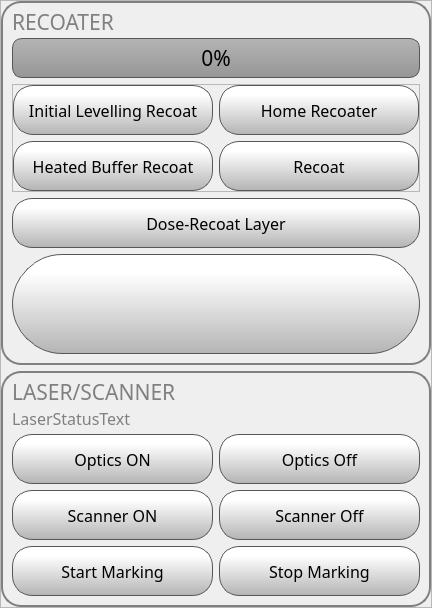
       <widget class="QFrame" name="groupFrame">
        <property name="frameShape">
         <enum>QFrame::StyledPanel</enum>
        </property>
        <property name="frameShadow">
         <enum>QFrame::Raised</enum>
        </property>
        <layout class="QVBoxLayout" name="verticalLayout_12">
         <property name="leftMargin">
          <number>0</number>
         </property>
         <property name="topMargin">
          <number>0</number>
         </property>
         <property name="rightMargin">
          <number>0</number>
         </property>
         <property name="bottomMargin">
          <number>0</number>
         </property>
         <item>
          <widget class="QFrame" name="recoaterFrame">
           <property name="styleSheet">
            <string notr="true">QFrame #recoaterFrame{
    border: 2px solid gray;
    border-radius: 20px;
}</string>
           </property>
           <property name="frameShape">
            <enum>QFrame::StyledPanel</enum>
           </property>
           <property name="frameShadow">
            <enum>QFrame::Raised</enum>
           </property>
           <layout class="QVBoxLayout" name="verticalLayout_2">
            <item>
             <widget class="QLabel" name="fileInfoLabel_6">
              <property name="maximumSize">
               <size>
                <width>16777215</width>
                <height>20</height>
               </size>
              </property>
              <property name="font">
               <font>
                <family>Gotham</family>
                <pointsize>16</pointsize>
                <weight>50</weight>
                <bold>false</bold>
               </font>
              </property>
              <property name="styleSheet">
               <string notr="true">color:  grey;</string>
              </property>
              <property name="text">
               <string>RECOATER</string>
              </property>
             </widget>
            </item>
            <item>
             <widget class="QProgressBar" name="recoaterProgressBar">
              <property name="minimumSize">
               <size>
                <width>50</width>
                <height>0</height>
               </size>
              </property>
              <property name="font">
               <font>
                <family>Gotham</family>
                <pointsize>16</pointsize>
                <weight>50</weight>
                <italic>false</italic>
                <bold>false</bold>
                <stylestrategy>PreferAntialias</stylestrategy>
               </font>
              </property>
              <property name="styleSheet">
               <string notr="true">QProgressBar::chunk {

	background-color: qlineargradient(spread:pad, x1:0, y1:0.523, x2:0, y2:0.534, stop:0 rgba(130, 203, 117, 255), stop:1 rgba(66, 191, 85, 255));
border: 1px solid green;
    border-radius: 10px;

}

QProgressBar {
    border: 1px solid rgb(87, 87, 87);
    border-radius: 10px;
	background-color: qlineargradient(spread:pad, x1:0, y1:1, x2:0, y2:0, stop:0 rgba(150, 150, 150, 255), stop:1 rgba(180, 180, 180, 255));
}
</string>
              </property>
              <property name="maximum">
               <number>100</number>
              </property>
              <property name="value">
               <number>0</number>
              </property>
              <property name="alignment">
               <set>Qt::AlignCenter</set>
              </property>
              <property name="textVisible">
               <bool>true</bool>
              </property>
              <property name="orientation">
               <enum>Qt::Horizontal</enum>
              </property>
              <property name="format">
               <string>%p%</string>
              </property>
             </widget>
            </item>
            <item>
             <widget class="QFrame" name="frame_2">
              <property name="frameShape">
               <enum>QFrame::StyledPanel</enum>
              </property>
              <property name="frameShadow">
               <enum>QFrame::Raised</enum>
              </property>
              <layout class="QGridLayout" name="gridLayout_4">
               <property name="leftMargin">
                <number>0</number>
               </property>
               <property name="topMargin">
                <number>0</number>
               </property>
               <property name="rightMargin">
                <number>0</number>
               </property>
               <property name="bottomMargin">
                <number>0</number>
               </property>
               <item row="0" column="0">
                <widget class="QPushButton" name="initialLevellingRecoatButton">
                 <property name="minimumSize">
                  <size>
                   <width>200</width>
                   <height>50</height>
                  </size>
                 </property>
                 <property name="maximumSize">
                  <size>
                   <width>350</width>
                   <height>50</height>
                  </size>
                 </property>
                 <property name="font">
                  <font>
                   <family>Gotham</family>
                   <pointsize>12</pointsize>
                  </font>
                 </property>
                 <property name="styleSheet">
                  <string notr="true">QPushButton {
    border: 1px solid rgb(87, 87, 87);

	background-color: qlineargradient(spread:pad, x1:0, y1:1, x2:0, y2:0.188, stop:0 rgba(180, 180, 180, 255), stop:1 rgba(255, 255, 255, 255));
border-radius:20px;
}

QPushButton:pressed {
    background-color: qlineargradient(x1: 0, y1: 0, x2: 0, y2: 1,
                                      stop: 0 #dadbde, stop: 1 #f6f7fa);
}

QPushButton:flat {
    border: none; /* no border for a flat push button */
}

QPushButton:default {
    border-color: navy; /* make the default button prominent */
}

QPushButton:focus {
	outline: none;
}</string>
                 </property>
                 <property name="text">
                  <string>Initial Levelling Recoat</string>
                 </property>
                 <property name="iconSize">
                  <size>
                   <width>20</width>
                   <height>20</height>
                  </size>
                 </property>
                </widget>
               </item>
               <item row="0" column="1">
                <widget class="QPushButton" name="homeRecoaterButton">
                 <property name="minimumSize">
                  <size>
                   <width>200</width>
                   <height>50</height>
                  </size>
                 </property>
                 <property name="maximumSize">
                  <size>
                   <width>350</width>
                   <height>50</height>
                  </size>
                 </property>
                 <property name="font">
                  <font>
                   <family>Gotham</family>
                   <pointsize>12</pointsize>
                  </font>
                 </property>
                 <property name="styleSheet">
                  <string notr="true">QPushButton {
    border: 1px solid rgb(87, 87, 87);

	background-color: qlineargradient(spread:pad, x1:0, y1:1, x2:0, y2:0.188, stop:0 rgba(180, 180, 180, 255), stop:1 rgba(255, 255, 255, 255));
border-radius:20px;
}

QPushButton:pressed {
    background-color: qlineargradient(x1: 0, y1: 0, x2: 0, y2: 1,
                                      stop: 0 #dadbde, stop: 1 #f6f7fa);
}

QPushButton:flat {
    border: none; /* no border for a flat push button */
}

QPushButton:default {
    border-color: navy; /* make the default button prominent */
}

QPushButton:focus {
	outline: none;
}</string>
                 </property>
                 <property name="text">
                  <string>Home Recoater</string>
                 </property>
                 <property name="iconSize">
                  <size>
                   <width>20</width>
                   <height>20</height>
                  </size>
                 </property>
                </widget>
               </item>
               <item row="1" column="0">
                <widget class="QPushButton" name="heatedBufferRecoatButton">
                 <property name="minimumSize">
                  <size>
                   <width>200</width>
                   <height>50</height>
                  </size>
                 </property>
                 <property name="maximumSize">
                  <size>
                   <width>350</width>
                   <height>50</height>
                  </size>
                 </property>
                 <property name="font">
                  <font>
                   <family>Gotham</family>
                   <pointsize>12</pointsize>
                  </font>
                 </property>
                 <property name="styleSheet">
                  <string notr="true">QPushButton {
    border: 1px solid rgb(87, 87, 87);

	background-color: qlineargradient(spread:pad, x1:0, y1:1, x2:0, y2:0.188, stop:0 rgba(180, 180, 180, 255), stop:1 rgba(255, 255, 255, 255));
border-radius:20px;
}

QPushButton:pressed {
    background-color: qlineargradient(x1: 0, y1: 0, x2: 0, y2: 1,
                                      stop: 0 #dadbde, stop: 1 #f6f7fa);
}

QPushButton:flat {
    border: none; /* no border for a flat push button */
}

QPushButton:default {
    border-color: navy; /* make the default button prominent */
}

QPushButton:focus {
	outline: none;
}</string>
                 </property>
                 <property name="text">
                  <string>Heated Buffer Recoat</string>
                 </property>
                 <property name="iconSize">
                  <size>
                   <width>20</width>
                   <height>20</height>
                  </size>
                 </property>
                </widget>
               </item>
               <item row="1" column="1">
                <widget class="QPushButton" name="recoatButton">
                 <property name="minimumSize">
                  <size>
                   <width>200</width>
                   <height>50</height>
                  </size>
                 </property>
                 <property name="maximumSize">
                  <size>
                   <width>350</width>
                   <height>50</height>
                  </size>
                 </property>
                 <property name="font">
                  <font>
                   <family>Gotham</family>
                   <pointsize>12</pointsize>
                  </font>
                 </property>
                 <property name="styleSheet">
                  <string notr="true">QPushButton {
    border: 1px solid rgb(87, 87, 87);

	background-color: qlineargradient(spread:pad, x1:0, y1:1, x2:0, y2:0.188, stop:0 rgba(180, 180, 180, 255), stop:1 rgba(255, 255, 255, 255));
border-radius:20px;
}

QPushButton:pressed {
    background-color: qlineargradient(x1: 0, y1: 0, x2: 0, y2: 1,
                                      stop: 0 #dadbde, stop: 1 #f6f7fa);
}

QPushButton:flat {
    border: none; /* no border for a flat push button */
}

QPushButton:default {
    border-color: navy; /* make the default button prominent */
}

QPushButton:focus {
	outline: none;
}</string>
                 </property>
                 <property name="text">
                  <string>Recoat</string>
                 </property>
                 <property name="iconSize">
                  <size>
                   <width>20</width>
                   <height>20</height>
                  </size>
                 </property>
                </widget>
               </item>
              </layout>
             </widget>
            </item>
            <item>
             <widget class="QPushButton" name="doseRecoatLayerButton">
              <property name="minimumSize">
               <size>
                <width>200</width>
                <height>50</height>
               </size>
              </property>
              <property name="maximumSize">
               <size>
                <width>500</width>
                <height>50</height>
               </size>
              </property>
              <property name="font">
               <font>
                <family>Gotham</family>
                <pointsize>12</pointsize>
               </font>
              </property>
              <property name="styleSheet">
               <string notr="true">QPushButton {
    border: 1px solid rgb(87, 87, 87);

	background-color: qlineargradient(spread:pad, x1:0, y1:1, x2:0, y2:0.188, stop:0 rgba(180, 180, 180, 255), stop:1 rgba(255, 255, 255, 255));
border-radius:20px;
}

QPushButton:pressed {
    background-color: qlineargradient(x1: 0, y1: 0, x2: 0, y2: 1,
                                      stop: 0 #dadbde, stop: 1 #f6f7fa);
}

QPushButton:flat {
    border: none; /* no border for a flat push button */
}

QPushButton:default {
    border-color: navy; /* make the default button prominent */
}

QPushButton:focus {
	outline: none;
}</string>
              </property>
              <property name="text">
               <string>Dose-Recoat Layer</string>
              </property>
              <property name="iconSize">
               <size>
                <width>20</width>
                <height>20</height>
               </size>
              </property>
             </widget>
            </item>
            <item>
             <widget class="QPushButton" name="stopProcessButton">
              <property name="minimumSize">
               <size>
                <width>150</width>
                <height>100</height>
               </size>
              </property>
              <property name="font">
               <font>
                <family>Gotham</family>
                <pointsize>16</pointsize>
               </font>
              </property>
              <property name="styleSheet">
               <string notr="true">QPushButton {
    border: 1px solid rgb(87, 87, 87);

	background-color: qlineargradient(spread:pad, x1:0, y1:1, x2:0, y2:0.188, stop:0 rgba(180, 180, 180, 255), stop:1 rgba(255, 255, 255, 255));
border-radius:50px;
}

QPushButton:pressed {
    background-color: qlineargradient(x1: 0, y1: 0, x2: 0, y2: 1,
                                      stop: 0 #dadbde, stop: 1 #f6f7fa);
}

QPushButton:flat {
    border: none; /* no border for a flat push button */
}

QPushButton:default {
    border-color: navy; /* make the default button prominent */
}

QPushButton:focus {
	outline: none;
}</string>
              </property>
              <property name="text">
               <string/>
              </property>
              <property name="icon">
               <iconset resource="../resources/resource.qrc">
                <normaloff>:/Icons/img/icons/video-player-stop-button.png</normaloff>:/Icons/img/icons/video-player-stop-button.png</iconset>
              </property>
              <property name="iconSize">
               <size>
                <width>50</width>
                <height>50</height>
               </size>
              </property>
             </widget>
            </item>
           </layout>
          </widget>
         </item>
         <item>
          <widget class="QFrame" name="laserscannerFrame">
           <property name="styleSheet">
            <string notr="true">QFrame #laserscannerFrame{
    border: 2px solid gray;
    border-radius: 20px;
}</string>
           </property>
           <property name="frameShape">
            <enum>QFrame::StyledPanel</enum>
           </property>
           <property name="frameShadow">
            <enum>QFrame::Raised</enum>
           </property>
           <layout class="QGridLayout" name="gridLayout">
            <item row="0" column="0">
             <widget class="QLabel" name="fileInfoLabel_10">
              <property name="maximumSize">
               <size>
                <width>16777215</width>
                <height>20</height>
               </size>
              </property>
              <property name="font">
               <font>
                <family>Gotham</family>
                <pointsize>16</pointsize>
                <weight>50</weight>
                <bold>false</bold>
               </font>
              </property>
              <property name="styleSheet">
               <string notr="true">color:  grey;</string>
              </property>
              <property name="text">
               <string>LASER/SCANNER</string>
              </property>
             </widget>
            </item>
            <item row="1" column="0" colspan="2">
             <widget class="QLabel" name="scanCardStatusLabel">
              <property name="maximumSize">
               <size>
                <width>16777215</width>
                <height>20</height>
               </size>
              </property>
              <property name="font">
               <font>
                <family>Gotham</family>
                <pointsize>12</pointsize>
                <weight>50</weight>
                <bold>false</bold>
               </font>
              </property>
              <property name="styleSheet">
               <string notr="true">color:  grey;</string>
              </property>
              <property name="text">
               <string>LaserStatusText</string>
              </property>
             </widget>
            </item>
            <item row="2" column="0">
             <widget class="QPushButton" name="opticsOnButton">
              <property name="minimumSize">
               <size>
                <width>200</width>
                <height>50</height>
               </size>
              </property>
              <property name="maximumSize">
               <size>
                <width>350</width>
                <height>50</height>
               </size>
              </property>
              <property name="font">
               <font>
                <family>Gotham</family>
                <pointsize>12</pointsize>
               </font>
              </property>
              <property name="styleSheet">
               <string notr="true">QPushButton {
    border: 1px solid rgb(87, 87, 87);

	background-color: qlineargradient(spread:pad, x1:0, y1:1, x2:0, y2:0.188, stop:0 rgba(180, 180, 180, 255), stop:1 rgba(255, 255, 255, 255));
border-radius:20px;
}

QPushButton:pressed {
    background-color: qlineargradient(x1: 0, y1: 0, x2: 0, y2: 1,
                                      stop: 0 #dadbde, stop: 1 #f6f7fa);
}

QPushButton:flat {
    border: none; /* no border for a flat push button */
}

QPushButton:default {
    border-color: navy; /* make the default button prominent */
}

QPushButton:focus {
	outline: none;
}</string>
              </property>
              <property name="text">
               <string>Optics ON</string>
              </property>
              <property name="iconSize">
               <size>
                <width>20</width>
                <height>20</height>
               </size>
              </property>
             </widget>
            </item>
            <item row="2" column="1">
             <widget class="QPushButton" name="opticsOffButton">
              <property name="minimumSize">
               <size>
                <width>200</width>
                <height>50</height>
               </size>
              </property>
              <property name="maximumSize">
               <size>
                <width>350</width>
                <height>50</height>
               </size>
              </property>
              <property name="font">
               <font>
                <family>Gotham</family>
                <pointsize>12</pointsize>
               </font>
              </property>
              <property name="styleSheet">
               <string notr="true">QPushButton {
    border: 1px solid rgb(87, 87, 87);

	background-color: qlineargradient(spread:pad, x1:0, y1:1, x2:0, y2:0.188, stop:0 rgba(180, 180, 180, 255), stop:1 rgba(255, 255, 255, 255));
border-radius:20px;
}

QPushButton:pressed {
    background-color: qlineargradient(x1: 0, y1: 0, x2: 0, y2: 1,
                                      stop: 0 #dadbde, stop: 1 #f6f7fa);
}

QPushButton:flat {
    border: none; /* no border for a flat push button */
}

QPushButton:default {
    border-color: navy; /* make the default button prominent */
}

QPushButton:focus {
	outline: none;
}</string>
              </property>
              <property name="text">
               <string>Optics Off</string>
              </property>
              <property name="iconSize">
               <size>
                <width>20</width>
                <height>20</height>
               </size>
              </property>
             </widget>
            </item>
            <item row="3" column="0">
             <widget class="QPushButton" name="scannerOnButton">
              <property name="minimumSize">
               <size>
                <width>200</width>
                <height>50</height>
               </size>
              </property>
              <property name="maximumSize">
               <size>
                <width>350</width>
                <height>50</height>
               </size>
              </property>
              <property name="font">
               <font>
                <family>Gotham</family>
                <pointsize>12</pointsize>
               </font>
              </property>
              <property name="styleSheet">
               <string notr="true">QPushButton {
    border: 1px solid rgb(87, 87, 87);

	background-color: qlineargradient(spread:pad, x1:0, y1:1, x2:0, y2:0.188, stop:0 rgba(180, 180, 180, 255), stop:1 rgba(255, 255, 255, 255));
border-radius:20px;
}

QPushButton:pressed {
    background-color: qlineargradient(x1: 0, y1: 0, x2: 0, y2: 1,
                                      stop: 0 #dadbde, stop: 1 #f6f7fa);
}

QPushButton:flat {
    border: none; /* no border for a flat push button */
}

QPushButton:default {
    border-color: navy; /* make the default button prominent */
}

QPushButton:focus {
	outline: none;
}</string>
              </property>
              <property name="text">
               <string>Scanner ON</string>
              </property>
              <property name="iconSize">
               <size>
                <width>20</width>
                <height>20</height>
               </size>
              </property>
             </widget>
            </item>
            <item row="3" column="1">
             <widget class="QPushButton" name="scannerOffButton">
              <property name="minimumSize">
               <size>
                <width>200</width>
                <height>50</height>
               </size>
              </property>
              <property name="maximumSize">
               <size>
                <width>350</width>
                <height>50</height>
               </size>
              </property>
              <property name="font">
               <font>
                <family>Gotham</family>
                <pointsize>12</pointsize>
               </font>
              </property>
              <property name="styleSheet">
               <string notr="true">QPushButton {
    border: 1px solid rgb(87, 87, 87);

	background-color: qlineargradient(spread:pad, x1:0, y1:1, x2:0, y2:0.188, stop:0 rgba(180, 180, 180, 255), stop:1 rgba(255, 255, 255, 255));
border-radius:20px;
}

QPushButton:pressed {
    background-color: qlineargradient(x1: 0, y1: 0, x2: 0, y2: 1,
                                      stop: 0 #dadbde, stop: 1 #f6f7fa);
}

QPushButton:flat {
    border: none; /* no border for a flat push button */
}

QPushButton:default {
    border-color: navy; /* make the default button prominent */
}

QPushButton:focus {
	outline: none;
}</string>
              </property>
              <property name="text">
               <string>Scanner Off</string>
              </property>
              <property name="iconSize">
               <size>
                <width>20</width>
                <height>20</height>
               </size>
              </property>
             </widget>
            </item>
            <item row="4" column="0">
             <widget class="QPushButton" name="startMarkingButton">
              <property name="minimumSize">
               <size>
                <width>200</width>
                <height>50</height>
               </size>
              </property>
              <property name="maximumSize">
               <size>
                <width>350</width>
                <height>50</height>
               </size>
              </property>
              <property name="font">
               <font>
                <family>Gotham</family>
                <pointsize>12</pointsize>
               </font>
              </property>
              <property name="styleSheet">
               <string notr="true">QPushButton {
    border: 1px solid rgb(87, 87, 87);

	background-color: qlineargradient(spread:pad, x1:0, y1:1, x2:0, y2:0.188, stop:0 rgba(180, 180, 180, 255), stop:1 rgba(255, 255, 255, 255));
border-radius:20px;
}

QPushButton:pressed {
    background-color: qlineargradient(x1: 0, y1: 0, x2: 0, y2: 1,
                                      stop: 0 #dadbde, stop: 1 #f6f7fa);
}

QPushButton:flat {
    border: none; /* no border for a flat push button */
}

QPushButton:default {
    border-color: navy; /* make the default button prominent */
}

QPushButton:focus {
	outline: none;
}</string>
              </property>
              <property name="text">
               <string>Start Marking</string>
              </property>
              <property name="iconSize">
               <size>
                <width>20</width>
                <height>20</height>
               </size>
              </property>
             </widget>
            </item>
            <item row="4" column="1">
             <widget class="QPushButton" name="stopMarkingButton">
              <property name="minimumSize">
               <size>
                <width>200</width>
                <height>50</height>
               </size>
              </property>
              <property name="maximumSize">
               <size>
                <width>350</width>
                <height>50</height>
               </size>
              </property>
              <property name="font">
               <font>
                <family>Gotham</family>
                <pointsize>12</pointsize>
               </font>
              </property>
              <property name="styleSheet">
               <string notr="true">QPushButton {
    border: 1px solid rgb(87, 87, 87);

	background-color: qlineargradient(spread:pad, x1:0, y1:1, x2:0, y2:0.188, stop:0 rgba(180, 180, 180, 255), stop:1 rgba(255, 255, 255, 255));
border-radius:20px;
}

QPushButton:pressed {
    background-color: qlineargradient(x1: 0, y1: 0, x2: 0, y2: 1,
                                      stop: 0 #dadbde, stop: 1 #f6f7fa);
}

QPushButton:flat {
    border: none; /* no border for a flat push button */
}

QPushButton:default {
    border-color: navy; /* make the default button prominent */
}

QPushButton:focus {
	outline: none;
}</string>
              </property>
              <property name="text">
               <string>Stop Marking</string>
              </property>
              <property name="iconSize">
               <size>
                <width>20</width>
                <height>20</height>
               </size>
              </property>
             </widget>
            </item>
           </layout>
          </widget>
         </item>
        </layout>
       </widget>
